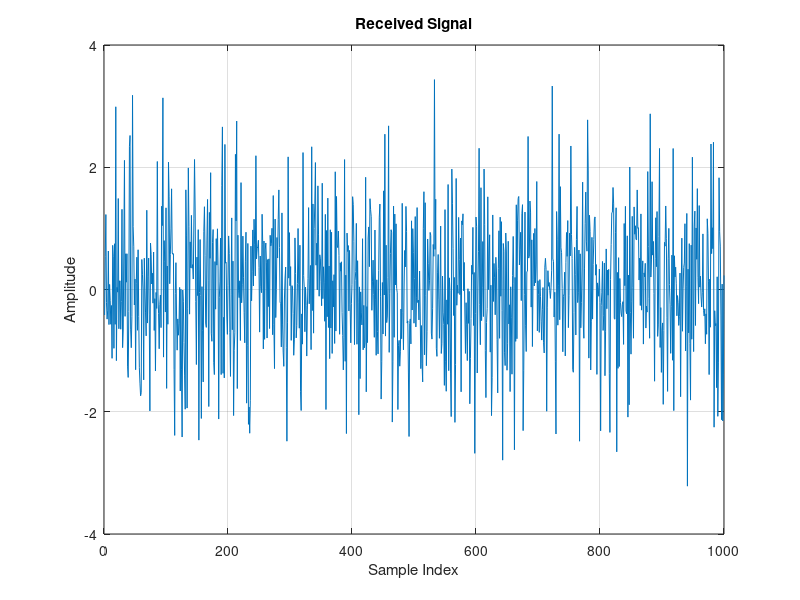

This chart was generated by the following MATLAB code:
%Parameters
 N=1000; % Number of samples for the signal
 SNR_dB =-10; % Signal-to-Noise Ratio in dB
 threshold = 1.5; % Detection threshold
 PU_active = true; % Primary User active or not (1 = active, 0 = inactive)
 %Generate primary user's signal if PU is active
 if PU_active
  PU_signal = sqrt(10^(SNR_dB/10)) * randn(1, N); % Scaled random signal
 else
  PU_signal = zeros(1, N); % No signal if PU is inactive
 end
 %AddGaussian noise to simulate the noisy environment
 noise = randn(1, N); % Noise with mean 0 and variance 1
 %Received signal (signal + noise if PU is active, otherwise only noise)
 received_signal = PU_signal + noise;
 %Energy Detection: Calculate the energy of the received signal
 energy = sum(abs(received_signal).^2) / N;
 %Threshold Comparison: Decide if PU is active based on energy
 if energy > threshold
  disp('Channel is occupied by Primary User (PU)');
 else
  disp('Channel is free, Cognitive Radio can transmit');
 end
 %Plotting the received signal for visualization
 figure;
 plot(received_signal);
 title('Received Signal');
 xlabel('Sample Index');
 ylabel('Amplitude');
 grid on;

